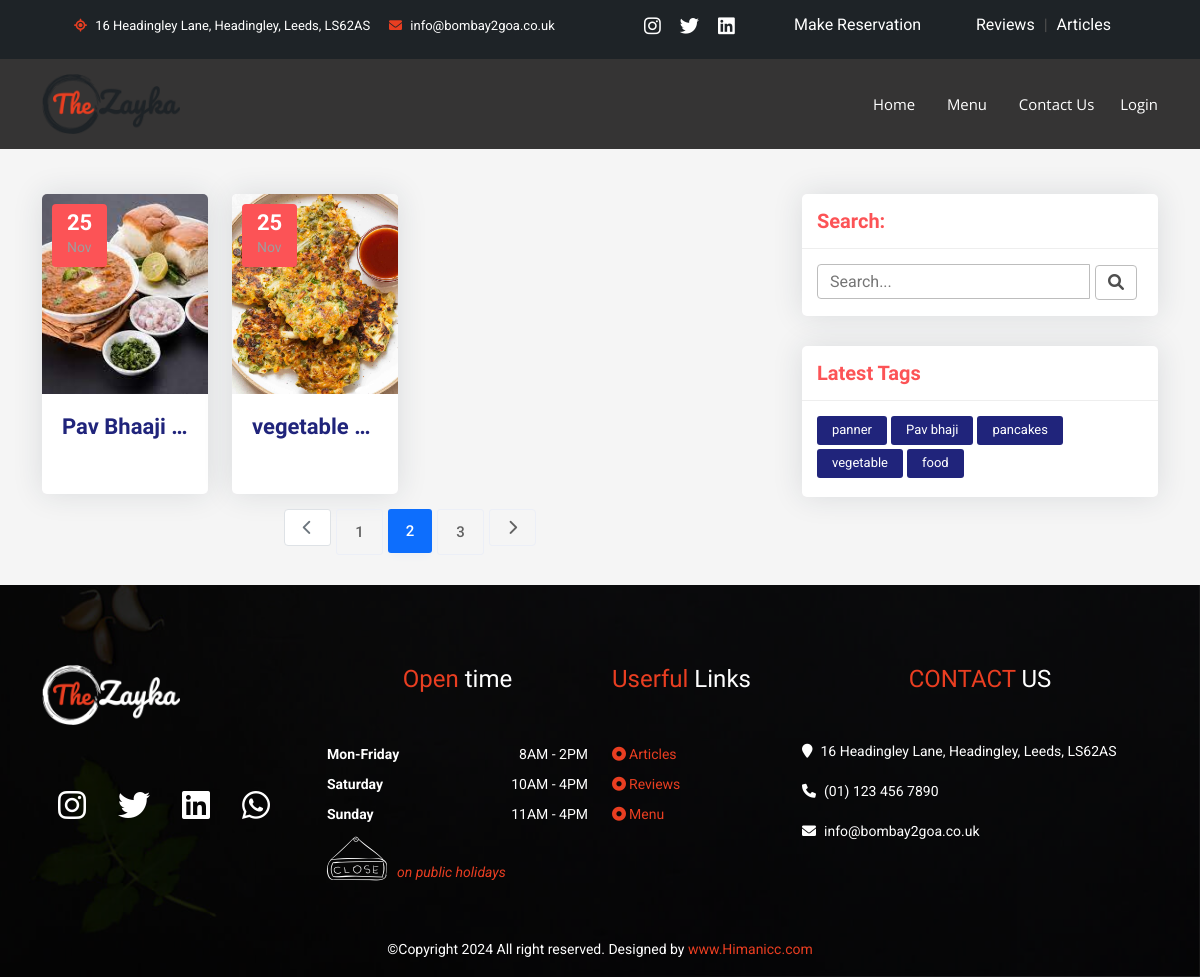
The app's page /articles/ with its own data.
### Articles/models.py (models this page shows, shortened)
class Articles(models.Model):
    name = models.CharField(max_length=200)
    thumbnail = models.ImageField(upload_to="Article-Thumbnail/")
    writer = models.CharField(max_length=20,null=True,blank=True)
    content = RichTextField(null=True, blank=True)
    created_at =models.DateField(auto_now_add=True)
    meta_tags = models.TextField()
    meta_description = models.TextField()
    tags = TaggableManager()

### Articles/views.py (the view)
# urls.py: path('',all_articles,name="all_articles"),
def all_articles(request):
    articles = Articles.objects.all()[::-1]
    if request.GET.get('tag') :
        articles = Articles.objects.filter(tags__name = request.GET.get('tag'))[::-1]
    if request.GET.get('search') :
        query = request.GET.get('search')
        articles = Articles.objects.filter(
            Q(name__icontains=query) |
            Q(content__icontains=query)
        )[::-1]
    tags = Tag.objects.all()[::-1]
    return render(request,'All-Articles.html',{'tags':tags,'articles':articles})

### Templates/All-Articles.html (shortened to what this page needs)
{% extends "template.html" %}
{% block body %}
<section class="blog-listing gray-bg">
        <div class="container">
            <div class="row align-items-start">
                <div class="col-lg-8 m-15px-tb">
                    <div class="row">
                        {% for article in articles %}
                            <div class="col-sm-3">
                                <a href="{% url 'article_main' article.name %}">
                                    <div class="blog-grid">
                                        <div class="blog-img">
                                            <div class="date">
                                                <span>{{ article.created_at.day }}</span>
                                                <label>{{ article.created_at|date:"M" }}</label>
                                            </div>
                                            <a href="{% url 'article_main' article.name %}">
                                                <img src="../media/{{article.thumbnail}}" title="" alt="" class="article-thumbnail">
                                            </a>
                                        </div>
                                        <div class="blog-info">
                                            <h5><a href="{% url 'article_main' article.name %}" class="article-name">{{article.name}}</a></h5>
                                        </div>
                                    </div>
                                </a>
                            </div>
                        {% endfor %}
                        <div class="col-12">
                            <ul class="pagination justify-content-center">
                                <li class="page-item disabled">
                                    <a class="page-link" href="#" tabindex="-1"><i class="fas fa-chevron-left"></i></a>
                                </li>
                                <li class="page-item"><a class="page-link" href="#">1</a></li>
                                <li class="page-item active">
                                    <a class="page-link" href="#">2 <span class="sr-only">(current)</span></a>
                                </li>
                                <li class="page-item"><a class="page-link" href="#">3</a></li>
                                <li class="page-item">
                                    <a class="page-link" href="#"><i class="fas fa-chevron-right"></i></a>
                                </li>
                            </ul>
                        </div>
                    </div>
                </div>
                <div class="col-lg-4 m-15px-tb blog-aside">
                    <div class="widget widget-latest-post">
                        <div class="widget-title">
                            <h3>Search:</h3>
                        </div>
                        <div class="widget-body">
                            <div class="latest-post-aside media">
                                    <form action="{% url 'all_articles' %}" method="GET">
                                    <div class="body search">
                                        <div class="input-group m-b-0">
                                            <input type="text" class="form-control" name="search" placeholder="Search..." Required>
                                            <div class="input-group-prepend">
                                                <button type="submit" style="border:0px;background-color:white;"><span class="input-group-text"><i class="fa fa-search"></i></span>
                                            </button>
                                            </div>
                                        </div>
                                    </div>
                                    </form>
                            </div>
                        </div>
                    </div>
                    <div class="widget widget-tags">
                        <div class="widget-title">
                            <h3>Latest Tags</h3>
                        </div>
                        <div class="widget-body">
                            <div class="nav tag-cloud">
                            {% for tag in tags %}
                                <a href="{% url 'all_articles' %}?tag={{tag.name}}">{{tag.name}}</a>
                            {% endfor %}
                            </div>
                        </div>
                    </div>
                </div>
            </div>
        </div>
</section>
{% endblock body %}

### statics/css/responsive.css (style rules this page uses)
@media (min-width: 1200px) { .container { width: 1170px; } }

### Templates/All-Articles.html (style rules this page uses)
.blog-listing { padding-top: 30px; padding-bottom: 30px; }
.gray-bg { background-color: #f5f5f5; }
.blog-grid { box-shadow: 0 0 30px rgba(31, 45, 61, 0.125); border-radius: 5px; overflow: hidden; background: #ffffff; margin-top: 15px; margin-bottom: 15px; }
.blog-grid .blog-img { position: relative; }
.blog-grid .blog-img .date { position: absolute; background: #fc5356; color: #ffffff; padding: 8px 15px; left: 10px; top: 10px; border-radius: 4px; }
.blog-grid .blog-img .date span { font-size: 22px; display: block; line-height: 22px; font-weight: 700; }
.blog-grid .blog-img .date label { font-size: 14px; margin: 0; }
.blog-grid .blog-info { padding: 20px; }
.blog-grid .blog-info h5 { font-size: 22px; font-weight: 700; margin: 0 0 10px; }
.blog-grid .blog-info h5 a { color: #20247b; }
.blog-aside .widget { box-shadow: 0 0 30px rgba(31, 45, 61, 0.125); border-radius: 5px; overflow: hidden; background: #ffffff; margin-top: 15px; margin-bottom: 15px; width: 100%; display: inline-block; vertical-align: top; }
.blog-aside .widget-body { padding: 15px; }
.blog-aside .widget-title { padding: 15px; border-bottom: 1px solid #eee; }
.blog-aside .widget-title h3 { font-size: 20px; font-weight: 700; color: #fc5356; margin: 0; }
.tag-cloud a { padding: 4px 15px; font-size: 13px; color: #ffffff; background: #20247b; border-radius: 3px; margin-right: 4px; margin-bottom: 4px; }
img { max-width: 100%; }
img { vertical-align: middle; border-style: none; }
.article-thumbnail { width: 100%; height: 200px; object-fit: cover; }
.article-name { display: block; height: 50px; overflow: hidden; text-overflow: ellipsis; white-space: nowrap; }

### records on screen
Articles: created_at.day "25", created_at "Nov", thumbnail (picture), name "Pav Bhaaji…"
Articles: created_at.day "25", created_at "Nov", thumbnail (picture), name "vegetable…"
Tag: name "panner"
Tag: name "Pav bhaji"
Tag: name "pancakes"
Tag: name "vegetable"
Tag: name "food"
